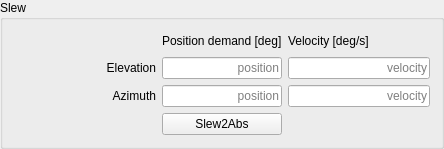
       <widget class="QGroupBox" name="groupBox">
        <property name="title">
         <string>Slew</string>
        </property>
        <layout class="QGridLayout" name="gridLayout_7">
         <item row="3" column="0">
          <spacer name="horizontalSpacer_7">
           <property name="orientation">
            <enum>Qt::Horizontal</enum>
           </property>
           <property name="sizeHint" stdset="0">
            <size>
             <width>142</width>
             <height>20</height>
            </size>
           </property>
          </spacer>
         </item>
         <item row="1" column="1">
          <widget class="QLineEdit" name="lineEdit_elevation_position_demand">
           <property name="alignment">
            <set>Qt::AlignRight|Qt::AlignTrailing|Qt::AlignVCenter</set>
           </property>
           <property name="placeholderText">
            <string>position</string>
           </property>
          </widget>
         </item>
         <item row="0" column="2">
          <widget class="QLabel" name="label_4">
           <property name="text">
            <string>Velocity [deg/s]</string>
           </property>
          </widget>
         </item>
         <item row="1" column="2">
          <widget class="QLineEdit" name="lineEdit_elevation_velocity_demand">
           <property name="alignment">
            <set>Qt::AlignRight|Qt::AlignTrailing|Qt::AlignVCenter</set>
           </property>
           <property name="placeholderText">
            <string>velocity</string>
           </property>
          </widget>
         </item>
         <item row="3" column="2">
          <spacer name="horizontalSpacer_8">
           <property name="orientation">
            <enum>Qt::Horizontal</enum>
           </property>
           <property name="sizeHint" stdset="0">
            <size>
             <width>142</width>
             <height>20</height>
            </size>
           </property>
          </spacer>
         </item>
         <item row="1" column="0">
          <widget class="QLabel" name="label">
           <property name="text">
            <string>Elevation</string>
           </property>
           <property name="alignment">
            <set>Qt::AlignRight|Qt::AlignTrailing|Qt::AlignVCenter</set>
           </property>
          </widget>
         </item>
         <item row="2" column="2">
          <widget class="QLineEdit" name="lineEdit_azimuth_velocity_demand">
           <property name="alignment">
            <set>Qt::AlignRight|Qt::AlignTrailing|Qt::AlignVCenter</set>
           </property>
           <property name="placeholderText">
            <string>velocity</string>
           </property>
          </widget>
         </item>
         <item row="0" column="1">
          <widget class="QLabel" name="label_3">
           <property name="text">
            <string>Position demand [deg]</string>
           </property>
          </widget>
         </item>
         <item row="2" column="1">
          <widget class="QLineEdit" name="lineEdit_azimuth_position_demand">
           <property name="alignment">
            <set>Qt::AlignRight|Qt::AlignTrailing|Qt::AlignVCenter</set>
           </property>
           <property name="placeholderText">
            <string>position</string>
           </property>
          </widget>
         </item>
         <item row="0" column="0">
          <spacer name="horizontalSpacer_2">
           <property name="orientation">
            <enum>Qt::Horizontal</enum>
           </property>
           <property name="sizeHint" stdset="0">
            <size>
             <width>142</width>
             <height>20</height>
            </size>
           </property>
          </spacer>
         </item>
         <item row="3" column="1">
          <widget class="QPushButton" name="pushButton_slew2abs">
           <property name="text">
            <string>Slew2Abs</string>
           </property>
           <property name="opcua_cmd" stdset="0">
            <string>Management.Slew2Abs</string>
           </property>
          </widget>
         </item>
         <item row="2" column="0">
          <widget class="QLabel" name="label_2">
           <property name="text">
            <string>Azimuth</string>
           </property>
           <property name="alignment">
            <set>Qt::AlignRight|Qt::AlignTrailing|Qt::AlignVCenter</set>
           </property>
          </widget>
         </item>
        </layout>
       </widget>
